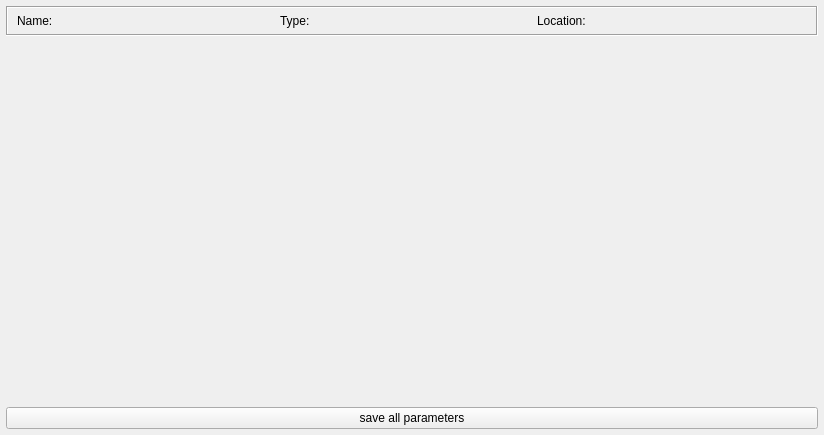
<?xml version="1.0" encoding="UTF-8"?>
<ui version="4.0">
 <comment>
********************************************************************************
**
** Copyright (c) 2018 The University of Notre Dame
** Copyright (c) 2018 The Regents of the University of California
**
** Redistribution and use in source and binary forms, with or without modification,
** are permitted provided that the following conditions are met:
**
** 1. Redistributions of source code must retain the above copyright notice, this 
** list of conditions and the following disclaimer.
**
** 2. Redistributions in binary form must reproduce the above copyright notice, this
** list of conditions and the following disclaimer in the documentation and/or other
** materials provided with the distribution.
**
** 3. Neither the name of the copyright holder nor the names of its contributors may
** be used to endorse or promote products derived from this software without specific
** prior written permission.
**
** THIS SOFTWARE IS PROVIDED BY THE COPYRIGHT HOLDERS AND CONTRIBUTORS &quot;AS IS&quot; AND ANY
** EXPRESS OR IMPLIED WARRANTIES, INCLUDING, BUT NOT LIMITED TO, THE IMPLIED WARRANTIES
** OF MERCHANTABILITY AND FITNESS FOR A PARTICULAR PURPOSE ARE DISCLAIMED. IN NO EVENT
** SHALL THE COPYRIGHT HOLDER OR CONTRIBUTORS BE LIABLE FOR ANY DIRECT, INDIRECT,
** INCIDENTAL, SPECIAL, EXEMPLARY, OR CONSEQUENTIAL DAMAGES (INCLUDING, BUT NOT LIMITED
** TO, PROCUREMENT OF SUBSTITUTE GOODS OR SERVICES; LOSS OF USE, DATA, OR PROFITS; OR
** BUSINESS INTERRUPTION) HOWEVER CAUSED AND ON ANY THEORY OF LIABILITY, WHETHER IN
** CONTRACT, STRICT LIABILITY, OR TORT (INCLUDING NEGLIGENCE OR OTHERWISE) ARISING
** IN ANY WAY OUT OF THE USE OF THIS SOFTWARE, EVEN IF ADVISED OF THE POSSIBILITY OF
** SUCH DAMAGE.
**
**********************************************************************************

// Contributors:
 </comment>
 <class>CWE_Parameters</class>
 <widget class="QWidget" name="CWE_Parameters">
  <property name="geometry">
   <rect>
    <x>0</x>
    <y>0</y>
    <width>824</width>
    <height>435</height>
   </rect>
  </property>
  <property name="windowTitle">
   <string>Form</string>
  </property>
  <layout class="QVBoxLayout" name="verticalLayout">
   <property name="leftMargin">
    <number>6</number>
   </property>
   <property name="topMargin">
    <number>6</number>
   </property>
   <property name="rightMargin">
    <number>6</number>
   </property>
   <property name="bottomMargin">
    <number>6</number>
   </property>
   <item>
    <widget class="QFrame" name="frame_parameterInfo">
     <property name="frameShape">
      <enum>QFrame::Box</enum>
     </property>
     <property name="frameShadow">
      <enum>QFrame::Sunken</enum>
     </property>
     <layout class="QHBoxLayout" name="horizontalLayout">
      <property name="topMargin">
       <number>6</number>
      </property>
      <property name="bottomMargin">
       <number>6</number>
      </property>
      <item>
       <widget class="QLabel" name="label_name">
        <property name="text">
         <string>Name:</string>
        </property>
       </widget>
      </item>
      <item>
       <widget class="QLabel" name="label_theName">
        <property name="sizePolicy">
         <sizepolicy hsizetype="Preferred" vsizetype="Preferred">
          <horstretch>1</horstretch>
          <verstretch>0</verstretch>
         </sizepolicy>
        </property>
        <property name="text">
         <string/>
        </property>
       </widget>
      </item>
      <item>
       <widget class="QLabel" name="label_type">
        <property name="text">
         <string>Type:</string>
        </property>
       </widget>
      </item>
      <item>
       <widget class="QLabel" name="label_theType">
        <property name="sizePolicy">
         <sizepolicy hsizetype="Preferred" vsizetype="Preferred">
          <horstretch>1</horstretch>
          <verstretch>0</verstretch>
         </sizepolicy>
        </property>
        <property name="text">
         <string/>
        </property>
       </widget>
      </item>
      <item>
       <widget class="QLabel" name="label_location">
        <property name="text">
         <string>Location:</string>
        </property>
       </widget>
      </item>
      <item>
       <widget class="QLabel" name="label_theLocation">
        <property name="sizePolicy">
         <sizepolicy hsizetype="Preferred" vsizetype="Preferred">
          <horstretch>1</horstretch>
          <verstretch>0</verstretch>
         </sizepolicy>
        </property>
        <property name="text">
         <string/>
        </property>
       </widget>
      </item>
     </layout>
    </widget>
   </item>
   <item>
    <widget class="CWE_TabWidget" name="theTabWidget" native="true">
     <property name="sizePolicy">
      <sizepolicy hsizetype="Preferred" vsizetype="Preferred">
       <horstretch>0</horstretch>
       <verstretch>1</verstretch>
      </sizepolicy>
     </property>
    </widget>
   </item>
   <item>
    <widget class="QPushButton" name="pbtn_saveAllParameters">
     <property name="text">
      <string>save all parameters</string>
     </property>
    </widget>
   </item>
  </layout>
 </widget>
 <customwidgets>
  <customwidget>
   <class>CWE_TabWidget</class>
   <extends>QWidget</extends>
   <header>cwe_guiWidgets/cwe_tabwidget/cwe_tabwidget.h</header>
   <container>1</container>
  </customwidget>
 </customwidgets>
 <resources/>
 <connections/>
</ui>
